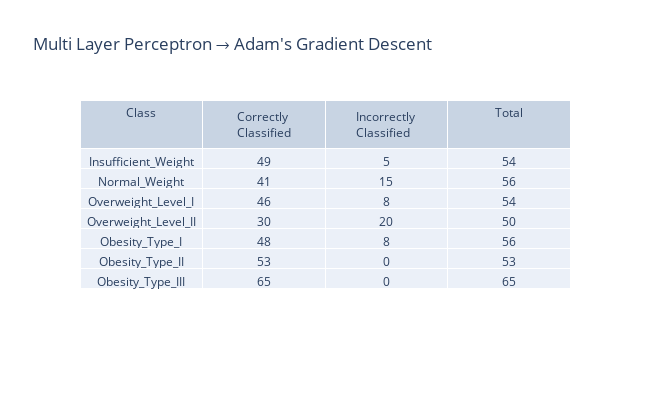

Notebook cell for this chart:
### Markdown cell above
#### Adam's Gradient Descent

### Code cell
clf = MLPClassifier(solver="adam", random_state=42, max_iter=1000)
clf.fit(xTrain,yTrain)
yPred = clf.predict(xTest)

cv_score = np.array(cross_val_score(clf, xTrain,yTrain, cv=10)).mean()
cf_matrix = confusion_matrix(yTest,yPred)
metrics = precision_recall_fscore_support(yTest,yPred,average="weighted")
precision,recall,f1=metrics[0],metrics[1],metrics[2]
accuracy = accuracy_score(yTest,yPred)
print(f"Cross Validation Score: {cv_score}\nPrecision Score: {precision}\nRecall Score: {recall}\nF1 score: {f1}\nAccuracy: {accuracy}")

sns.heatmap(pd.DataFrame(cf_matrix, labels, labels), annot=True, annot_kws={"size": 14},cmap = 'coolwarm') # font size
plt.title("Confusion Matrix (Multi Layer Perceptron: \nAdam's Gradient Descent)",loc='left', fontweight='bold',  style='italic')
plt.show()


interpret_confusion_matrix(confusion_matrix(yTest,yPred), "Multi Layer Perceptron → Adam's Gradient Descent", labels)

### Figure 1 — Plotly figure (JSON) as saved in the notebook; plotly's stock layout.template omitted (floating-point values rounded to 4 significant figures)
{"data": [{"cells": {"values": [["Insufficient_Weight", "Normal_Weight", "Overweight_Level_I", "Overweight_Level_II", "Obesity_Type_I", "Obesity_Type_II", "Obesity_Type_III"], [49, 41, 46, 30, 48, 53, 65], [5, 15, 8, 20, 8, 0, 0], [54, 56, 54, 50, 56, 53, 65]]}, "columnwidth": 5, "header": {"values": ["Class", "Correctly Classified", "Incorrectly Classified", "Total"]}, "type": "table"}], "layout": {"height": 400, "title": {"text": "Multi Layer Perceptron → Adam's Gradient Descent"}, "width": 650}}
